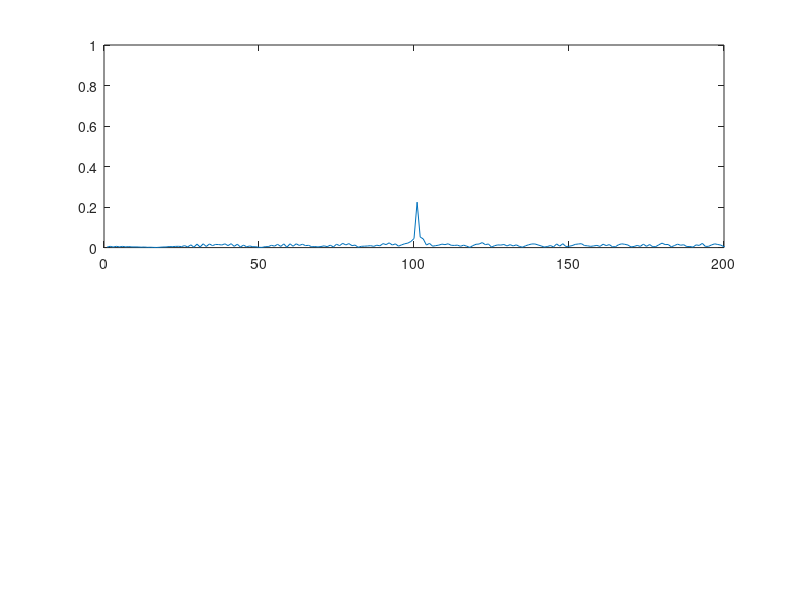
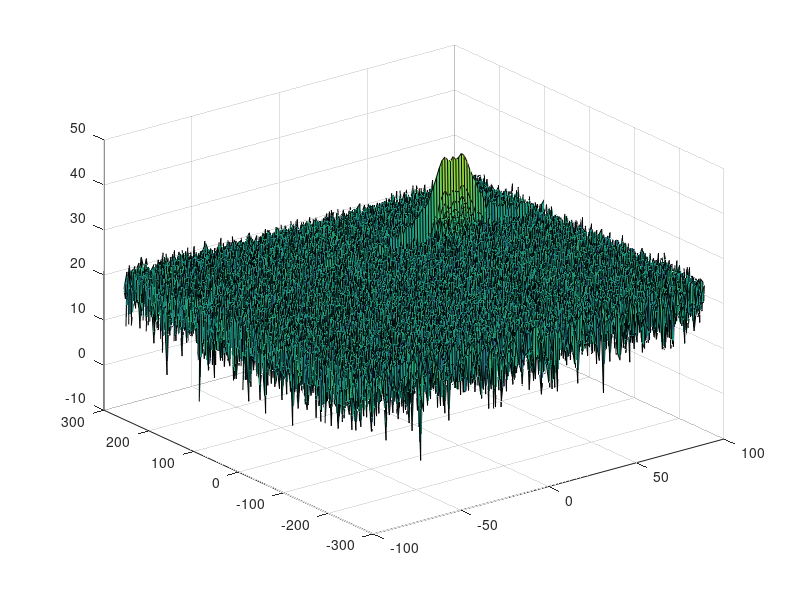

MATLAB code to generate these figures, in order: (Note: this script raises an error after producing the figures.)
clear all
clc
%% Radar Specifications 
%%%%%%%%%%%%%%%%%%%%%%%%%%%
% Frequency of operation = 77GHz
% Max Range = 200m
MaxRange = 200;
% Range Resolution = 1 m
rangeResolution = 1;
% Max Velocity = 100 m/s
MaxVelocity = 100;
% Velocity Resolution = 1m/s
velResolution = 1;
%%%%%%%%%%%%%%%%%%%%%%%%%%%

%speed of light = 3e8
c = 3e8;
%% User Defined Range and Velocity of target
% *%TODO* :
% define the target's initial position and velocity. Note : Velocity
% remains contant
target_initial_position = 100;
target_velocity = 50;
 


%% FMCW Waveform Generation

% *%TODO* :
%Design the FMCW waveform by giving the specs of each of its parameters.
% Calculate the Bandwidth (B), Chirp Time (Tchirp) and Slope (slope) of the FMCW
% chirp using the requirements above.
Bandwidth = c/(2*velResolution);
Tchirp = 5.5*2*MaxRange/c;
Slope = Bandwidth/Tchirp;

%Operating carrier frequency of Radar 
carrier_frequence= 77e9;             %carrier freq

                                                          
%The number of chirps in one sequence. Its ideal to have 2^ value for the ease of running the FFT
%for Doppler Estimation. 
Ndoppler=128;                   % #of doppler cells OR #of sent periods % number of chirps

%The number of samples on each chirp. 
Nrange=1024;                  %for length of time OR # of range cells

% Timestamp for running the displacement scenario for every sample on each
% chirp
t=linspace(0,Ndoppler*Tchirp,Nrange*Ndoppler); %total time for samples


%Creating the vectors for Tx, Rx and Mix based on the total samples input.
Tx=cos(2*pi*(carrier_frequence*t+Slope*t.^2/2)); %transmitted signal
r_t = target_initial_position + target_velocity*t; %target position
td = 2*r_t/c; % time delay
Rx=cos(2*pi*(carrier_frequence*(t-td)+Slope*(t-td).^2/2)); %received signal
Mix = Tx.*Rx; %beat/mixed signal


%% RANGE MEASUREMENT


 % *%TODO* :
%reshape the vector into Nr*Nd array. Nr and Nd here would also define the size of
%Range and Doppler FFT respectively.
Mix = reshape(Mix,[Nrange,Ndoppler]) ;

 % *%TODO* :
%run the FFT on the beat signal along the range bins dimension (Nr) and
%normalize.
fft_beat = fft(Mix, Nrange,1 )/Nrange;

 % *%TODO* :
% Take the absolute value of FFT output
fft_beat_abs = abs(fft_beat);

 % *%TODO* :
% Output of FFT is double sided signal, but we are interested in only one side of the spectrum.
% Hence we throw out half of the samples.
fft_beat_abs_first_half = fft_beat_abs(1:Nrange/2);


%plotting the range
figure ('Name','Range from First FFT')
subplot(2,1,1)

 % *%TODO* :
 % plot FFT output 
 plot(fft_beat_abs_first_half)

 
axis ([0 200 0 1]);



%% RANGE DOPPLER RESPONSE
% The 2D FFT implementation is already provided here. This will run a 2DFFT
% on the mixed signal (beat signal) output and generate a range doppler
% map.You will implement CFAR on the generated RDM


% Range Doppler Map Generation.

% The output of the 2D FFT is an image that has reponse in the range and
% doppler FFT bins. So, it is important to convert the axis from bin sizes
% to range and doppler based on their Max values.

Mix=reshape(Mix,[Nrange,Ndoppler]);

% 2D FFT using the FFT size for both dimensions.
sig_fft2 = fft2(Mix,Nrange,Ndoppler);

% Taking just one side of signal from Range dimension.
sig_fft2 = sig_fft2(1:Nrange/2,1:Ndoppler);
sig_fft2 = fftshift (sig_fft2);
RDM = abs(sig_fft2);
RDM = 10*log10(RDM) ;

%use the surf function to plot the output of 2DFFT and to show axis in both
%dimensions
doppler_axis = linspace(-100,100,Ndoppler);
range_axis = linspace(-200,200,Nrange/2)*((Nrange/2)/400);
figure,surf(doppler_axis,range_axis,RDM);

%% CFAR implementation

%Slide Window through the complete Range Doppler Map

% *%TODO* :
%Select the number of Training Cells in both the dimensions.
Tr = 8; % Number of training cells range
Td = 8; % Number of training cells doppler

% *%TODO* :
%Select the number of Guard Cells in both dimensions around the Cell under 
%test (CUT) for accurate estimation
Gr = 2; % Number of guard cells range
Gd = 2; % Number of guard cells doppler
% *%TODO* :
% offset the threshold by SNR value in dB
offset=1.7;
% *%TODO* :
%Create a vector to store noise_level for each iteration on training cells
noise_level = zeros(length(RDM)-(2*Gr+2*Tr+1),Ndoppler-(2*Gd+2*Td+1));


% *%TODO* :
%design a loop such that it slides the CUT across range doppler map by
%giving margins at the edges for Training and Guard Cells.
%For every iteration sum the signal level within all the training
%cells. To sum convert the value from logarithmic to linear using db2pow
%function. Average the summed values for all of the training
%cells used. After averaging convert it back to logarithimic using pow2db.
%Further add the offset to it to determine the threshold. Next, compare the
%signal under CUT with this threshold. If the CUT level > threshold assign
%it a value of 1, else equate it to 0.


   % Use RDM[x,y] as the matrix from the output of 2D FFT for implementing
   % CFAR

   for i = 1:(length(RDM)-(2*Gr+2*Tr+1))
    for j = 1:(Ndoppler-(2*Gd+2*Td+1))
        % Use RDM[x,y] as the matrix from the output of 2D FFT for implementing
        % CFAR
        noise_level(i,j) = get_training_mean(RDM(i:i-1+2*Gr+2*Tr+1,j:j-1+2*Gd+2*Td+1),Tr,Td,Gr,Gd);
        threshold = noise_level(i,j)*offset;
        if (RDM(i+Tr+Gr, j+Td+Gd) < threshold)
            RDM(i+Tr+Gr, j+Td+Gd) = 0;
        else
            RDM(i+Tr+Gr, j+Td+Gd) = 1;
        end    
    end
   end

% *%TODO* :
% The process above will generate a thresholded block, which is smaller 
%than the Range Doppler Map as the CUT cannot be located at the edges of
%matrix. Hence,few cells will not be thresholded. To keep the map size same
% set those values to 0. 
 
RDM(1:Tr+Gr,:) = 0;
RDM(end-Tr-Gr:end,:)= 0;
RDM(Tr+Gr+1:end-(Tr+Gr),1:Td+Gd) = 0;
RDM(Tr+Gr+1:end-(Tr+Gr),end-Td-Gd:end)= 0;



% *%TODO* :
%display the CFAR output using the Surf function like we did for Range
%Doppler Response output.
figure,surf(doppler_axis,range_axis,RDM);
colorbar;


 
 